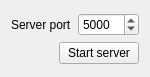
<?xml version="1.0" encoding="UTF-8"?>
<ui version="4.0">
 <class>Widget</class>
 <widget class="QWidget" name="Widget">
  <property name="geometry">
   <rect>
    <x>0</x>
    <y>0</y>
    <width>149</width>
    <height>77</height>
   </rect>
  </property>
  <property name="windowTitle">
   <string>Widget</string>
  </property>
  <layout class="QVBoxLayout" name="verticalLayout_2">
   <item>
    <layout class="QVBoxLayout" name="verticalLayout">
     <item>
      <layout class="QHBoxLayout" name="horizontalLayout">
       <item>
        <widget class="QLabel" name="label">
         <property name="text">
          <string>Server port</string>
         </property>
        </widget>
       </item>
       <item>
        <widget class="QSpinBox" name="spinBox_server_port">
         <property name="maximum">
          <number>65000</number>
         </property>
         <property name="value">
          <number>5000</number>
         </property>
        </widget>
       </item>
      </layout>
     </item>
     <item>
      <layout class="QHBoxLayout" name="horizontalLayout_4">
       <item>
        <spacer name="horizontalSpacer">
         <property name="orientation">
          <enum>Qt::Horizontal</enum>
         </property>
         <property name="sizeHint" stdset="0">
          <size>
           <width>40</width>
           <height>20</height>
          </size>
         </property>
        </spacer>
       </item>
       <item>
        <widget class="QPushButton" name="pushButton_start">
         <property name="text">
          <string>Start server</string>
         </property>
        </widget>
       </item>
      </layout>
     </item>
    </layout>
   </item>
  </layout>
 </widget>
 <resources/>
 <connections/>
</ui>
